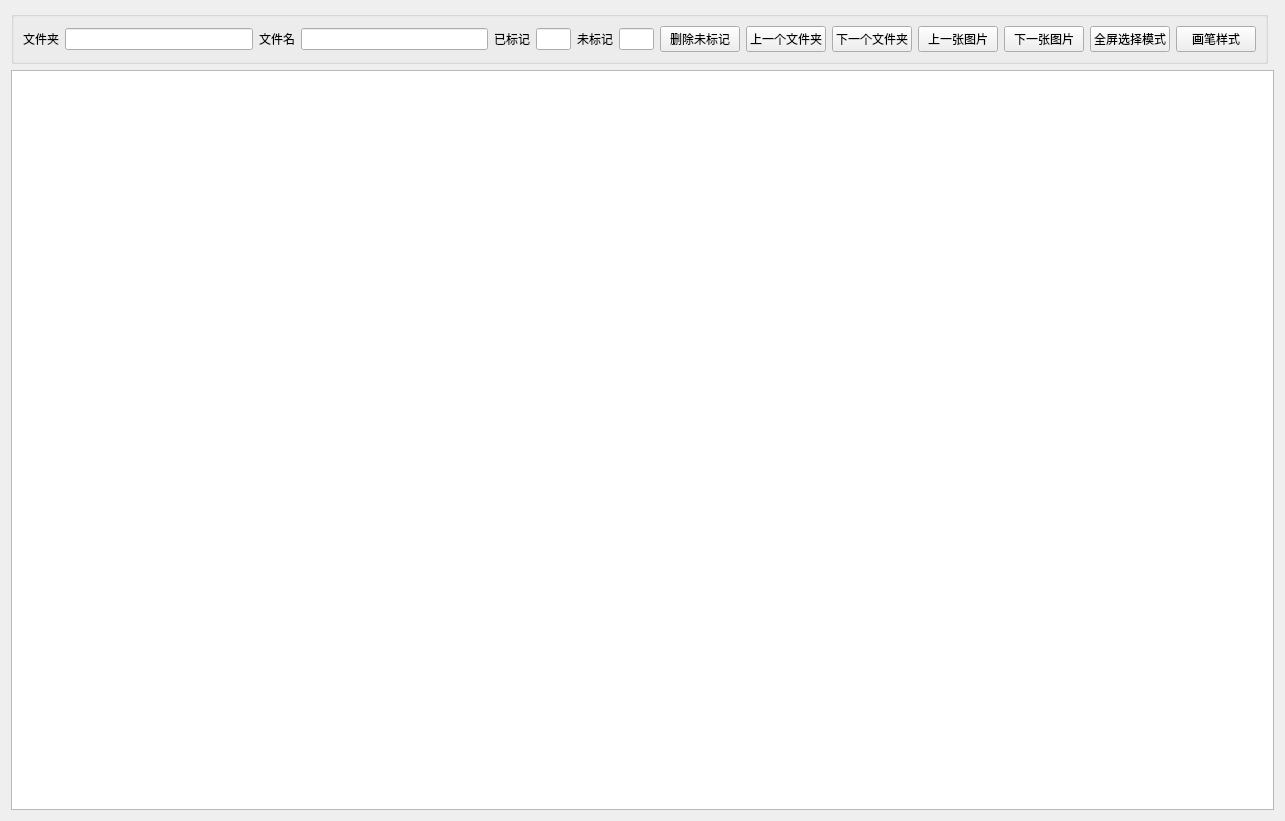
<?xml version="1.0" encoding="UTF-8"?>
<ui version="4.0">
 <class>PLWC</class>
 <widget class="QWidget" name="PLWC">
  <property name="geometry">
   <rect>
    <x>0</x>
    <y>0</y>
    <width>1285</width>
    <height>821</height>
   </rect>
  </property>
  <property name="windowTitle">
   <string>PLwT</string>
  </property>
  <layout class="QGridLayout" name="gridLayout">
   <item row="0" column="0">
    <widget class="QGroupBox" name="groupBox_2">
     <property name="title">
      <string/>
     </property>
     <layout class="QHBoxLayout" name="horizontalLayout_3">
      <item>
       <layout class="QHBoxLayout" name="horizontalLayout_2">
        <item>
         <widget class="QLabel" name="label_2">
          <property name="sizePolicy">
           <sizepolicy hsizetype="Fixed" vsizetype="Preferred">
            <horstretch>1</horstretch>
            <verstretch>0</verstretch>
           </sizepolicy>
          </property>
          <property name="text">
           <string>文件夹</string>
          </property>
         </widget>
        </item>
        <item>
         <widget class="QLineEdit" name="lineEdit_2">
          <property name="sizePolicy">
           <sizepolicy hsizetype="Expanding" vsizetype="Fixed">
            <horstretch>3</horstretch>
            <verstretch>0</verstretch>
           </sizepolicy>
          </property>
         </widget>
        </item>
        <item>
         <widget class="QLabel" name="label_5">
          <property name="sizePolicy">
           <sizepolicy hsizetype="Fixed" vsizetype="Preferred">
            <horstretch>1</horstretch>
            <verstretch>0</verstretch>
           </sizepolicy>
          </property>
          <property name="text">
           <string>文件名</string>
          </property>
         </widget>
        </item>
        <item>
         <widget class="QLineEdit" name="lineEdit_5">
          <property name="sizePolicy">
           <sizepolicy hsizetype="Expanding" vsizetype="Fixed">
            <horstretch>3</horstretch>
            <verstretch>0</verstretch>
           </sizepolicy>
          </property>
         </widget>
        </item>
       </layout>
      </item>
      <item>
       <layout class="QHBoxLayout" name="horizontalLayout">
        <item>
         <widget class="QLabel" name="label_3">
          <property name="sizePolicy">
           <sizepolicy hsizetype="Fixed" vsizetype="Preferred">
            <horstretch>1</horstretch>
            <verstretch>0</verstretch>
           </sizepolicy>
          </property>
          <property name="text">
           <string>已标记</string>
          </property>
         </widget>
        </item>
        <item>
         <widget class="QLineEdit" name="lineEdit_3">
          <property name="sizePolicy">
           <sizepolicy hsizetype="Fixed" vsizetype="Fixed">
            <horstretch>1</horstretch>
            <verstretch>0</verstretch>
           </sizepolicy>
          </property>
          <property name="maximumSize">
           <size>
            <width>35</width>
            <height>16777215</height>
           </size>
          </property>
         </widget>
        </item>
        <item>
         <widget class="QLabel" name="label_4">
          <property name="sizePolicy">
           <sizepolicy hsizetype="Fixed" vsizetype="Preferred">
            <horstretch>1</horstretch>
            <verstretch>0</verstretch>
           </sizepolicy>
          </property>
          <property name="text">
           <string>未标记</string>
          </property>
          <property name="alignment">
           <set>Qt::AlignLeading|Qt::AlignLeft|Qt::AlignVCenter</set>
          </property>
         </widget>
        </item>
        <item>
         <widget class="QLineEdit" name="lineEdit_4">
          <property name="sizePolicy">
           <sizepolicy hsizetype="Fixed" vsizetype="Fixed">
            <horstretch>1</horstretch>
            <verstretch>0</verstretch>
           </sizepolicy>
          </property>
          <property name="maximumSize">
           <size>
            <width>35</width>
            <height>16777215</height>
           </size>
          </property>
         </widget>
        </item>
       </layout>
      </item>
      <item>
       <widget class="QPushButton" name="pushButton_7">
        <property name="sizePolicy">
         <sizepolicy hsizetype="Fixed" vsizetype="Fixed">
          <horstretch>1</horstretch>
          <verstretch>0</verstretch>
         </sizepolicy>
        </property>
        <property name="text">
         <string>删除未标记</string>
        </property>
       </widget>
      </item>
      <item>
       <widget class="QPushButton" name="pushButton_15">
        <property name="sizePolicy">
         <sizepolicy hsizetype="Fixed" vsizetype="Fixed">
          <horstretch>0</horstretch>
          <verstretch>0</verstretch>
         </sizepolicy>
        </property>
        <property name="text">
         <string>上一个文件夹</string>
        </property>
       </widget>
      </item>
      <item>
       <widget class="QPushButton" name="pushButton_14">
        <property name="sizePolicy">
         <sizepolicy hsizetype="Fixed" vsizetype="Fixed">
          <horstretch>0</horstretch>
          <verstretch>0</verstretch>
         </sizepolicy>
        </property>
        <property name="text">
         <string>下一个文件夹</string>
        </property>
       </widget>
      </item>
      <item>
       <widget class="QPushButton" name="pushButton_16">
        <property name="sizePolicy">
         <sizepolicy hsizetype="Fixed" vsizetype="Fixed">
          <horstretch>0</horstretch>
          <verstretch>0</verstretch>
         </sizepolicy>
        </property>
        <property name="text">
         <string>上一张图片</string>
        </property>
       </widget>
      </item>
      <item>
       <widget class="QPushButton" name="pushButton_17">
        <property name="sizePolicy">
         <sizepolicy hsizetype="Fixed" vsizetype="Fixed">
          <horstretch>0</horstretch>
          <verstretch>0</verstretch>
         </sizepolicy>
        </property>
        <property name="text">
         <string>下一张图片</string>
        </property>
       </widget>
      </item>
      <item>
       <widget class="QPushButton" name="pushButton_22">
        <property name="sizePolicy">
         <sizepolicy hsizetype="Fixed" vsizetype="Fixed">
          <horstretch>0</horstretch>
          <verstretch>0</verstretch>
         </sizepolicy>
        </property>
        <property name="text">
         <string>全屏选择模式</string>
        </property>
       </widget>
      </item>
      <item>
       <widget class="QPushButton" name="pushButton_23">
        <property name="sizePolicy">
         <sizepolicy hsizetype="Fixed" vsizetype="Fixed">
          <horstretch>0</horstretch>
          <verstretch>0</verstretch>
         </sizepolicy>
        </property>
        <property name="text">
         <string>画笔样式</string>
        </property>
       </widget>
      </item>
     </layout>
    </widget>
   </item>
   <item row="1" column="0" colspan="2">
    <widget class="QGraphicsView" name="graphicsView"/>
   </item>
  </layout>
 </widget>
 <resources/>
 <connections/>
</ui>
